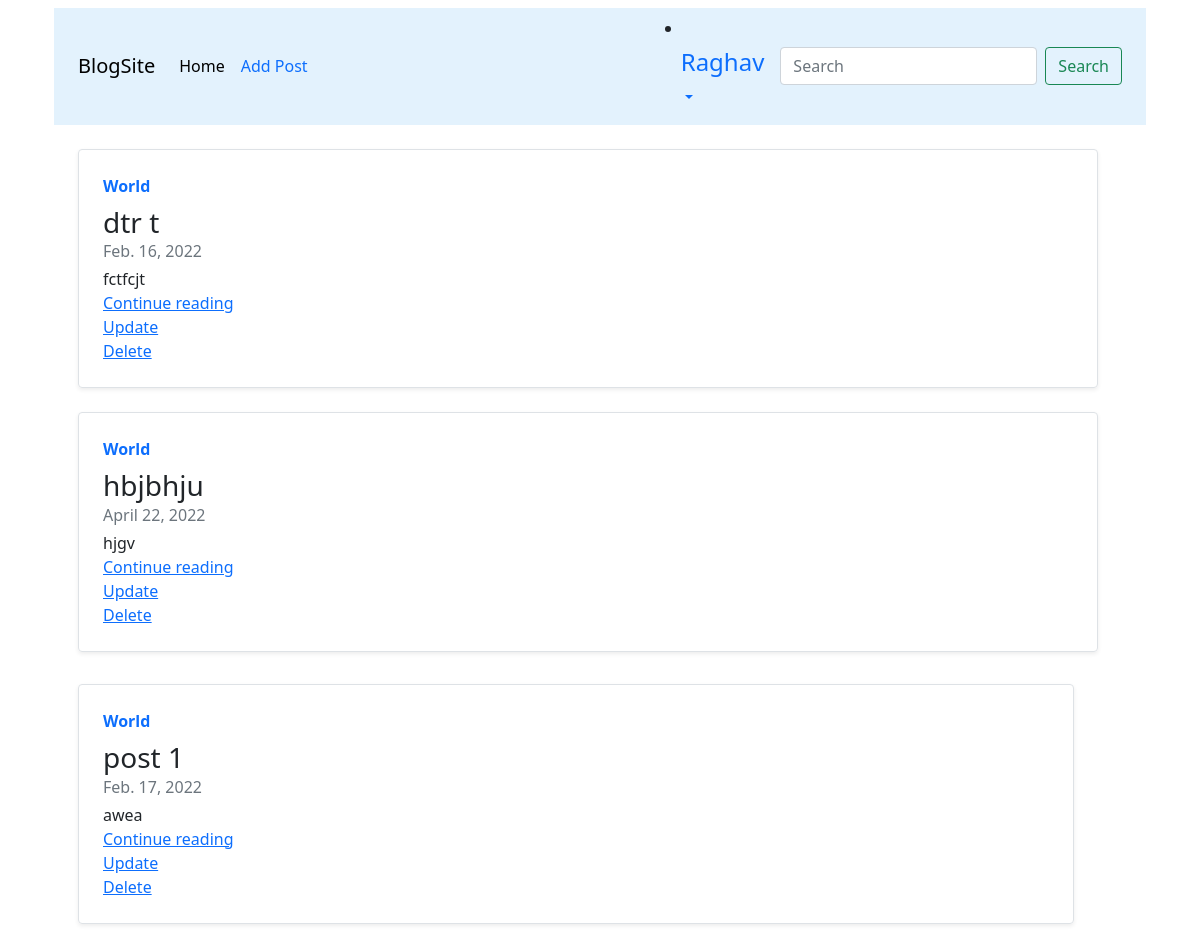
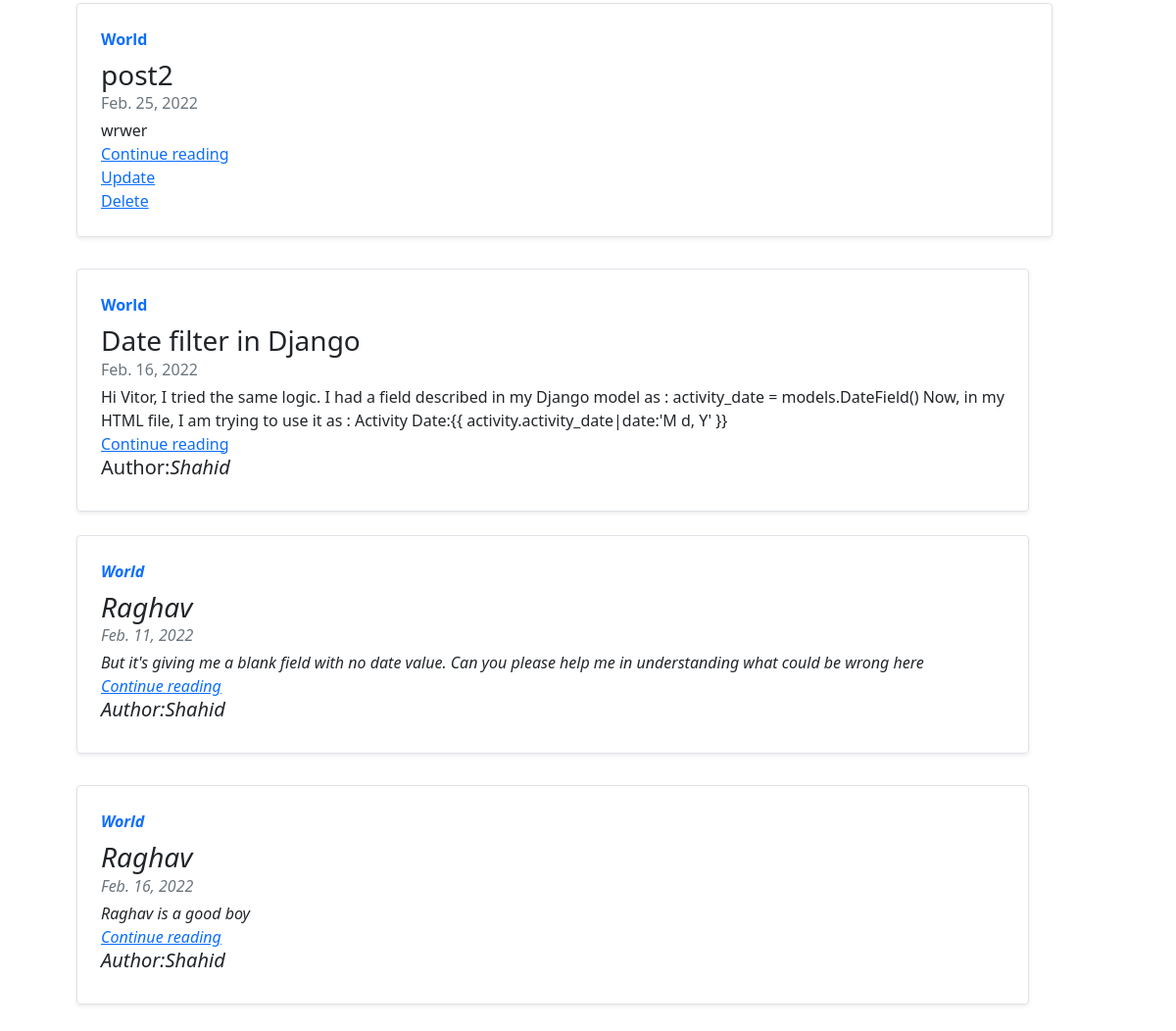
The page / (signed in) on the database its author committed (2 pictures, top to bottom).
### home/models.py (models this page shows, shortened)
class User(AbstractBaseUser,PermissionsMixin):
    username=None
    email=models.EmailField(db_index=True,unique=True,max_length=254)
    first_name=models.CharField(max_length=50)
    last_name=models.CharField(max_length=50)
    mobile=models.CharField(max_length=50)
    address=models.CharField(max_length=50)
    date_joined=models.DateTimeField(default=now)
    is_staff=models.BooleanField(default=False)#must need,otherwise you will not able to login
    is_active=models.BooleanField(default=False)#must need,otherwise you will not able to login
    is_superuser=models.BooleanField(default=False)#This is inherited Permissions
    objects=CustomUserManager()
    USERNAME_FIELD='email'
    REQUIRED_FIELD = []
    class Meta:
        verbose_name='user'
        verbose_name_plural='users'

class Blog(models.Model):
    author=models.ForeignKey(User,null=True,on_delete=models.CASCADE)
    post_id=models.AutoField(primary_key=True)
    slug=models.CharField(max_length=130,blank=True)
    title=models.CharField(max_length=100,null=True)
    description=models.TextField(null=True)
    thumbnail=models.ImageField(default="userprofile.png",upload_to='static',null=True)
    date_created=models.DateField(auto_now=True,null=True)
    viewers = models.TextField(default="", null=True, blank=True)
    numViews = models.IntegerField(default=0)

### home/views.py (the view)
# urls.py: 2. Add a URL to urlpatterns:  path('', views.home, name='home')
def home(request):
    blog=Blog.objects.all()
    context={'blog':blog}
    return render(request,'blog.html',context)

### home/templates/blog.html (shortened to what this page needs)
{% extends 'base.html' %}
{% load static %}
{% block content %}
    <nav class="navbar navbar-expand-lg"
         class="navbar navbar-light"
         style="background-color: #e3f2fd;">
        <div class="container-fluid">
            <a class="navbar-brand" href="{% url 'home' %}">BlogSite</a>
            <div class="collapse navbar-collapse" id="navbarSupportedContent">
                <ul class="navbar-nav me-auto mb-2 mb-lg-0">
                    <li class="nav-item">
                        <a class="nav-link active" aria-current="page" href="{% url 'home' %}">Home</a>
                    </li>
                    {% if request.user.is_authenticated %}
                    <li class="nav-item">
                      <a class="nav-link" href="{% url 'addpost' %}">Add Post</a>
                  </li>
                    {% endif %}
                </ul>
                {% if request.user.is_authenticated %}
                    <li class="nav-item dropdown">
                        <a class="nav-link dropdown-toggle"
                           href="#"
                           id="navbarDropdown"
                           role="button"
                           data-bs-toggle="dropdown"
                           aria-expanded="false">
                            <h4>{{ request.user.first_name }}</h4>
                        </a>
                            {% endif %}
                </li>
                <form class="d-flex" method="GET" action="{% url 'search' %}">
                    <input class="form-control me-2"
                            name="query"
                            id="query"
                           type="search"
                           placeholder="Search"
                           aria-label="Search">
                    <button class="btn btn-outline-success" type="submit">Search</button>
                </form>
            </div>
        </div>
    </nav>
    <div class="container mt-4">
        <div class="row mb-2">
            {% for blog in blog %}
                <div class="row mb-2">
                    <div class="col md-6">
                        <div class="row g-0 border rounded overflow-hidden flex-md-row mb-4 shadow-sm h-md-250 position-relative">
                            <div class="col p-4 d-flex flex-column position-static">
                                <strong class="d-inline-block mb-2 text-primary">World</strong>
                                <h3 class="mb-0">{{ blog.title }}</h3>
                                <div class="mb-1 text-muted">{{ blog.date_created }}</div>
                                <p class="card-text mb-auto">
                                    {{ blog.description }}
                                </p>
                                <a href="{% url 'blog' blog.slug %}" >Continue reading</a>
                                {% if request.user == blog.author %}
                                <a href="{% url 'update_post' blog.post_id %}">Update</a>
                                <a  href="{% url 'delete_post' blog.post_id %}" >Delete</a>
                                {% else %}
                                <h5>Author:<i>{{blog.author.first_name}}<i></h5>
                                {% endif %}
                            </div>
                        </div>
                        {% if forloop.counter|divisibleby:2 %}
                        </div>
                      </div>
                    </div>
                    {% endif %}
            {% endfor %}
        </div>
    </div>
{% endblock content %}

### rows shown on the page
User: user.first_name "Raghav"
Blog: title "dtr t", date_created "Feb. 16, 2022", description "fctfcjt", shows "Update"
Blog: title "hbjbhju", date_created "April 22, 2022", description "hjgv", shows "Update"
Blog: title "post 1", date_created "Feb. 17, 2022", description "awea", shows "Update"
Blog: title "post2", date_created "Feb. 25, 2022", description "wrwer", shows "Update"
Blog: title "Date filter in Django", date_created "Feb. 16, 2022", description "Hi Vitor, I tried the same logic. I had a field described in my Django model as : activity_date = models.DateField() Now, in my HTML file, I am trying to use it as : Activity Date:{{ activity.activity_date|date:'M d, Y' }}", author.first_name "Shahid"
Blog: title "Raghav", date_created "Feb. 11, 2022", description "But it's giving me a blank field with no date value. Can you please help me in understanding what could be wrong here", author.first_name "Shahid"
Blog: title "Raghav", date_created "Feb. 16, 2022", description "Raghav is a good boy", author.first_name "Shahid"
